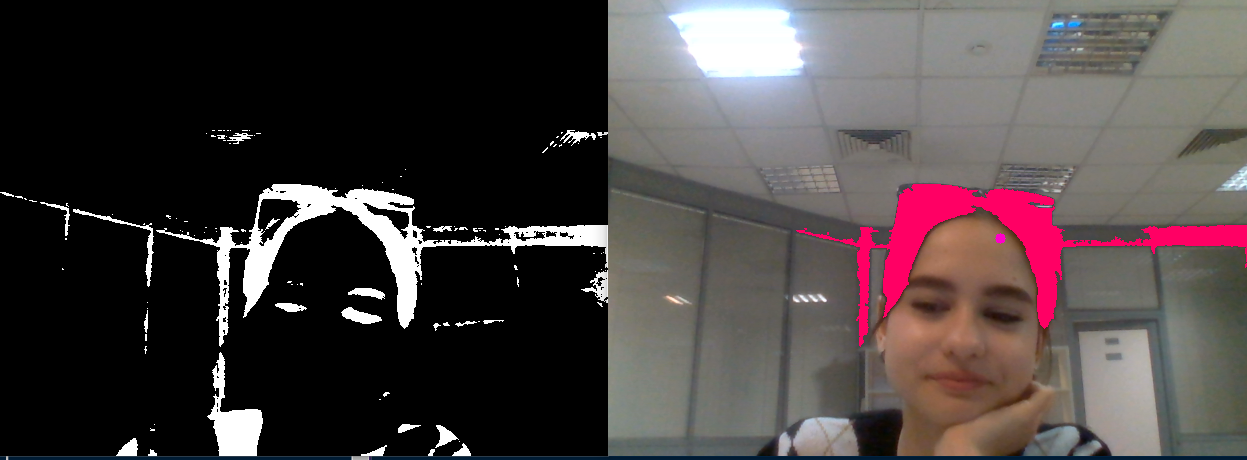
#> input picture projects/Students/Mayacovskogo friday/gr1/Волкова/cccccc.PNG, 1247 x 460 px, given in place of the camera
$ python 'Волкова Дарья.py'
#> lines starting #> are read from the running program, lines starting #| are printed output that depends on the picture; after the words box and inside, x2 and y2 are one past the last pixel; in counts of white or black regions, pixels touching at a corner belong together
import cv2
import numpy as np
cap = cv2.VideoCapture(0)


def findCenter(mask_clr, out):
    moments = cv2.moments(mask_clr, 1)
    m00 = moments['m00']
    m01 = moments['m01']
    m10 = moments['m10']

    if m00 > 100:
        x = int(m10/m00)
        y = int(m01/m00)
        cv2.circle(out, (x, y), 5, (200, 0, 255), -1)

def findContour(mask_clr, out):

    cont, h = cv2.findContours(mask_clr,
                               cv2.RETR_TREE,
                               cv2.CHAIN_APPROX_SIMPLE)
    cont = sorted(cont, key=cv2.contourArea, reverse=True)

    cv2.drawContours(out, cont, 0, (255, 200,100), 1)
    cnv = np.zeros((480,640),dtype=np.uint8() )
    if len(cont) >0:
        findCenter(cont[0], out)
        cv2.drawContours(cnv, cont, 0, (255, 255,255), -1)
    return cnv

while True:
    tr,frame = cap.read()
#> frame is the input picture: shape (460, 1247, 3); mean B, G, R 65.3, 65.2, 73.3
    frame_HSV = cv2.cvtColor(frame, cv2.COLOR_BGR2HSV)
#> frame_HSV: shape (460, 1247, 3); mean H, S, V 27.6, 23.5, 75.1

    clr_low = (0, 0, 0)
    clr_high = (180, 255, 70)

    frame_clr = cv2.inRange(frame_HSV, clr_low, clr_high)
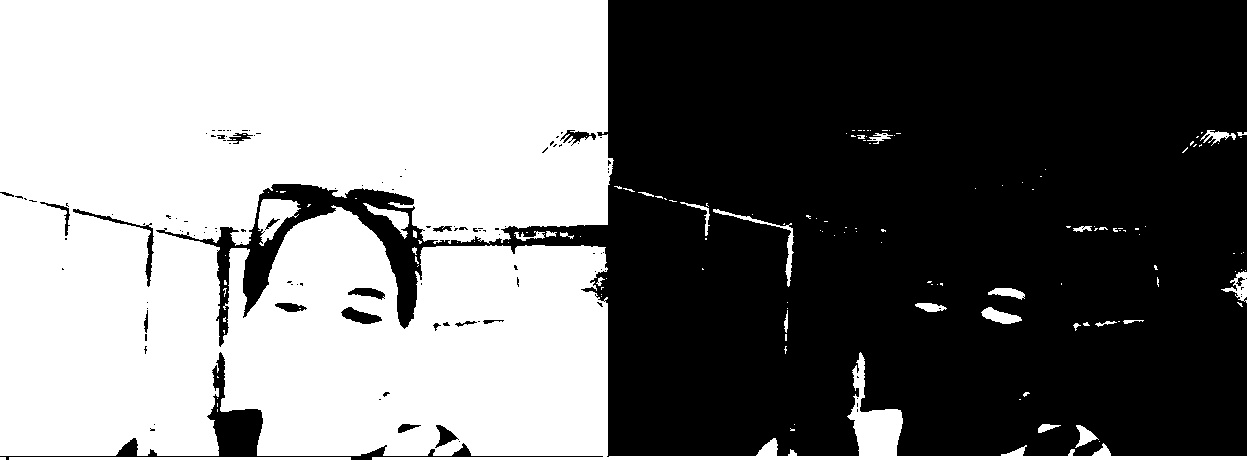
#> frame_clr: shape (460, 1247); 47% white; 146 white regions (117 under 20 px)

    cnv = findContour(frame_clr, frame)
#> in findContour, `cont, h = cv2.findContours(mask_clr, cv2.RETR_TREE, cv2.CHAIN_APPROX_S..`: cont = 288 contours, 240 with area under 20; largest, box (x1, y1, x2, y2) and area: (0, 0, 1247, 460) 263304, (258, 199, 301, 246) 1010, (9, 457, 351, 460) 682, (72, 208, 155, 288) 626, (363, 203, 409, 239) 438; h = 288 rows, first 6: [1, -1, -1, -1], [2, 0, -1, -1], [3, 1, -1, -1], [4, 2, -1, -1], [5, 3, -1, -1], [6, 4, -1, -1]
#> in findContour, `cv2.drawContours(out, cont, 0, (255, 200,100), 1)`:
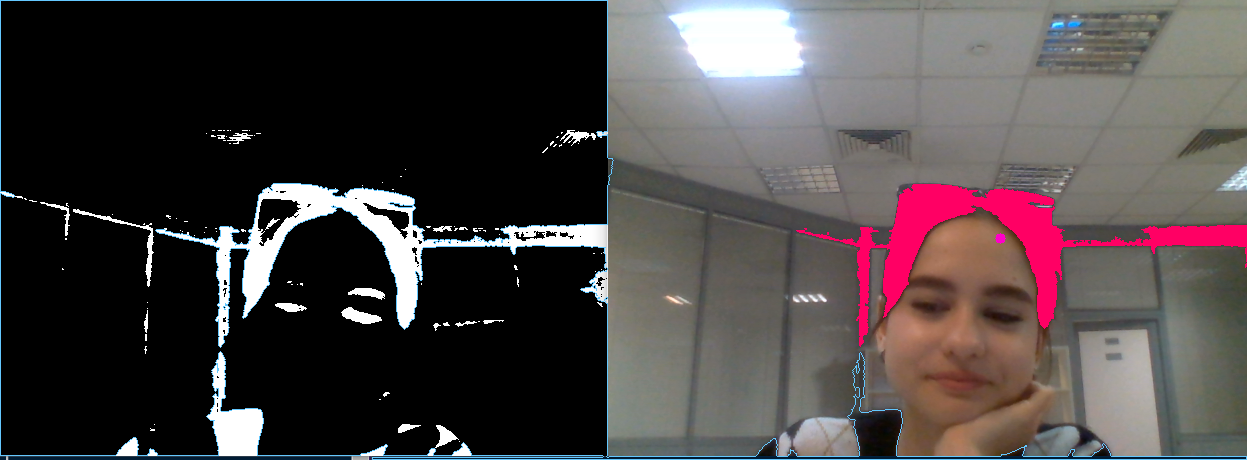
#> out: shape (460, 1247, 3); mean B, G, R 67.8, 67.3, 74.3
#> in findCenter, `moments = cv2.moments(mask_clr, 1)`: moments = moments, m00 263303.5, centre m10/m00, m01/m00 = (312, 228.6)
#> in findCenter, `m00 = moments['m00']`: m00 = 263303.5
#> in findCenter, `m01 = moments['m01']`: m01 = 60204072.2
#> in findCenter, `m10 = moments['m10']`: m10 = 82160122.3
#> in findCenter, `x = int(m10/m00)`: x = 312
#> in findCenter, `y = int(m01/m00)`: y = 228
#> in findCenter, `cv2.circle(out, (x, y), 5, (200, 0, 255), -1)`: out: shape (460, 1247, 3); 0.01% of pixels changed, all inside (x1, y1, x2, y2) = (307, 223, 318, 234)
#> in findContour, `cv2.drawContours(cnv, cont, 0, (255, 255,255), -1)`:
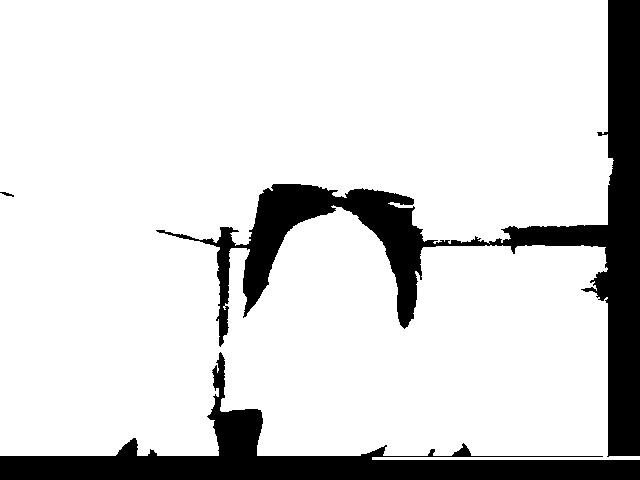
#> cnv: shape (480, 640); 84.9% white; 3 black regions, box (x1, y1, x2, y2) and area: (156, 0, 640, 457) 28619, (0, 352, 640, 480) 17596, (0, 192, 14, 197) 31

#> (the run stopped early here; a loop or call above may not have finished)
